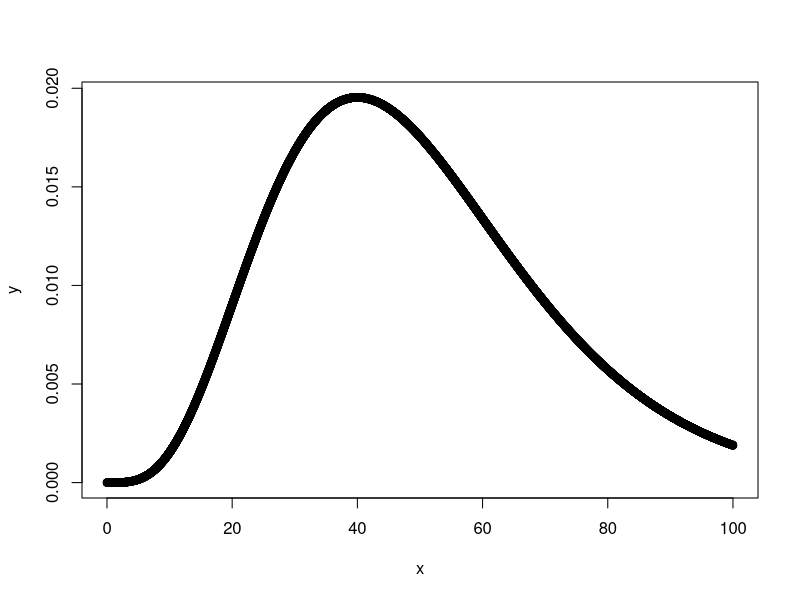
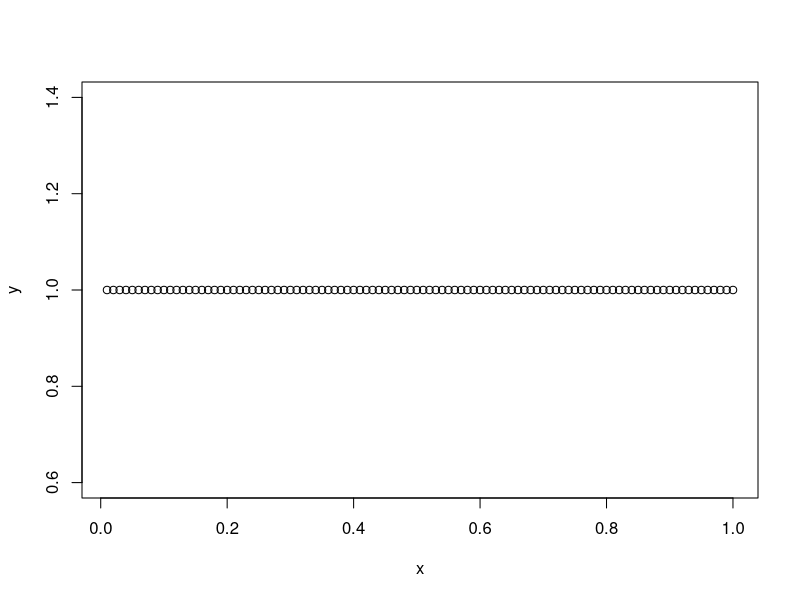

Write the R code that produced these figures, in order.
## ---- chunk 1
shape <- 5
rate <- .1
x <- seq(.01,100,.01)
y <- dgamma(x, shape = shape, rate = rate)
plot(x,y)
shape/rate
## ---- chunk 2
a <- 1
b <- 1
x <- seq(.01,1,.01)
y <- dbeta(x, a,b)
plot(x,y)
